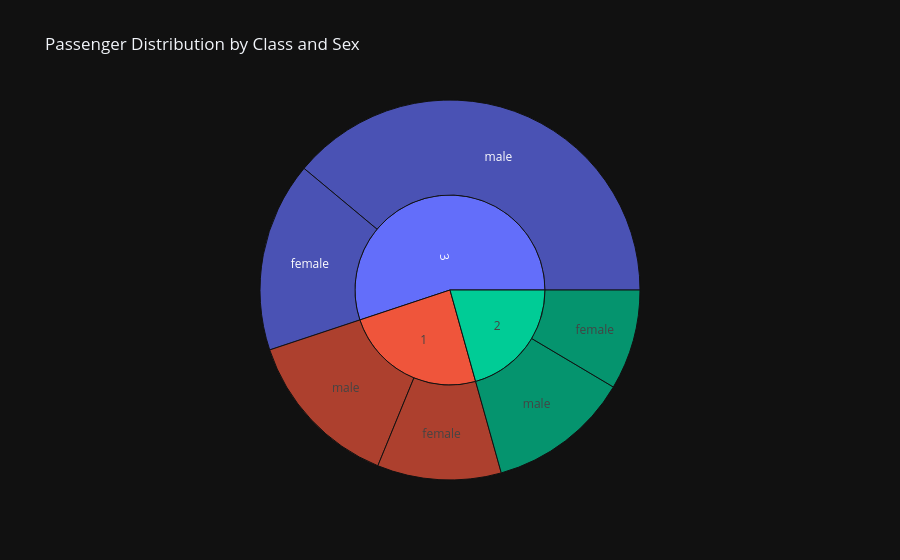

Here is the notebook cell this chart was saved with:
### Markdown cell above
## Sunburst plot

График показывает:

- первый уровень — количество пассажиров по классам
- второй уровень — распределение мужчин и женщин внутри каждого класса

### Code cell
fig = px.sunburst(
    df,
    path=["Pclass","Sex"],
    title="Passenger Distribution by Class and Sex"
)

fig.show()

### Figure 1 — Plotly figure (JSON) as saved in the notebook; plotly's stock layout.template omitted (floating-point values rounded to 4 significant figures)
{"data": [{"branchvalues": "total", "domain": {"x": [0.0, 1.0], "y": [0.0, 1.0]}, "hovertemplate": "labels=%{label}<br>count=%{value}<br>parent=%{parent}<br>id=%{id}<extra></extra>", "ids": ["3/male", "1/female", "3/female", "1/male", "2/female", "2/male", "3", "1", "2"], "labels": ["male", "female", "female", "male", "female", "male", "3", "1", "2"], "name": "", "parents": ["3", "1", "3", "1", "2", "2", "", "", ""], "values": [347, 94, 144, 122, 76, 108, 491, 216, 184], "type": "sunburst"}], "layout": {"legend": {"tracegroupgap": 0}, "title": {"text": "Passenger Distribution by Class and Sex"}}}
